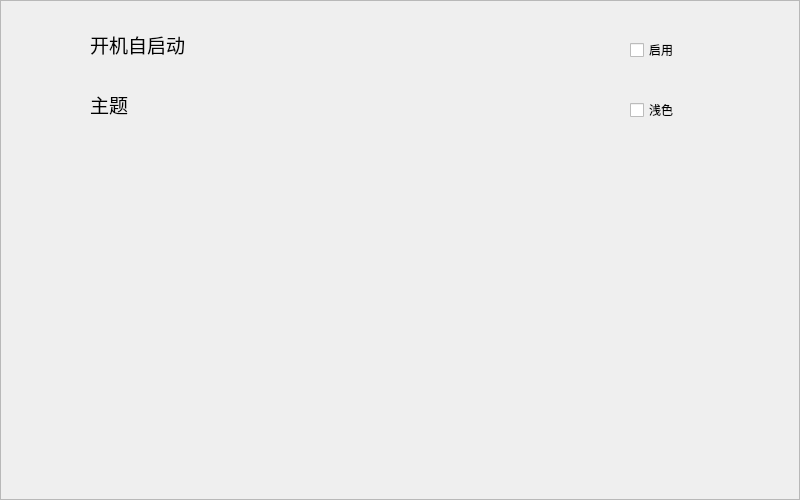
<?xml version="1.0" encoding="UTF-8"?>
<ui version="4.0">
 <class>sets</class>
 <widget class="QWidget" name="sets">
  <property name="geometry">
   <rect>
    <x>0</x>
    <y>0</y>
    <width>800</width>
    <height>500</height>
   </rect>
  </property>
  <property name="windowTitle">
   <string>设置</string>
  </property>
  <layout class="QVBoxLayout" name="verticalLayout" stretch="0">
   <property name="spacing">
    <number>0</number>
   </property>
   <property name="leftMargin">
    <number>0</number>
   </property>
   <property name="topMargin">
    <number>0</number>
   </property>
   <property name="rightMargin">
    <number>0</number>
   </property>
   <property name="bottomMargin">
    <number>0</number>
   </property>
   <item>
    <widget class="SmoothScrollArea" name="scrollArea">
     <property name="widgetResizable">
      <bool>true</bool>
     </property>
     <widget class="QWidget" name="scrollAreaWidgetContents">
      <property name="geometry">
       <rect>
        <x>0</x>
        <y>0</y>
        <width>798</width>
        <height>498</height>
       </rect>
      </property>
      <layout class="QVBoxLayout" name="verticalLayout_2" stretch="0,1">
       <item>
        <layout class="QGridLayout" name="gridLayout">
         <property name="leftMargin">
          <number>80</number>
         </property>
         <property name="topMargin">
          <number>20</number>
         </property>
         <property name="rightMargin">
          <number>80</number>
         </property>
         <property name="verticalSpacing">
          <number>20</number>
         </property>
         <item row="1" column="0" alignment="Qt::AlignmentFlag::AlignLeft|Qt::AlignmentFlag::AlignTop">
          <widget class="SubtitleLabel" name="label_2">
           <property name="styleSheet">
            <string notr="true">font: 14pt;</string>
           </property>
           <property name="text">
            <string>主题</string>
           </property>
          </widget>
         </item>
         <item row="1" column="1" alignment="Qt::AlignmentFlag::AlignRight">
          <widget class="SwitchButton" name="checkBox_2">
           <property name="minimumSize">
            <size>
             <width>80</width>
             <height>40</height>
            </size>
           </property>
           <property name="maximumSize">
            <size>
             <width>80</width>
             <height>40</height>
            </size>
           </property>
           <property name="text">
            <string>浅色</string>
           </property>
          </widget>
         </item>
         <item row="0" column="0" alignment="Qt::AlignmentFlag::AlignLeft|Qt::AlignmentFlag::AlignTop">
          <widget class="SubtitleLabel" name="label">
           <property name="styleSheet">
            <string notr="true">font: 14pt;</string>
           </property>
           <property name="text">
            <string>开机自启动</string>
           </property>
          </widget>
         </item>
         <item row="0" column="1" alignment="Qt::AlignmentFlag::AlignRight|Qt::AlignmentFlag::AlignTop">
          <widget class="SwitchButton" name="checkBox">
           <property name="minimumSize">
            <size>
             <width>80</width>
             <height>40</height>
            </size>
           </property>
           <property name="maximumSize">
            <size>
             <width>80</width>
             <height>40</height>
            </size>
           </property>
           <property name="styleSheet">
            <string notr="true"/>
           </property>
           <property name="text">
            <string>启用</string>
           </property>
          </widget>
         </item>
        </layout>
       </item>
       <item>
        <widget class="TerminalWidget" name="widget" native="true"/>
       </item>
      </layout>
     </widget>
    </widget>
   </item>
  </layout>
 </widget>
 <customwidgets>
  <customwidget>
   <class>SmoothScrollArea</class>
   <extends>QScrollArea</extends>
   <header>qfluentwidgets.components.widgets</header>
   <container>1</container>
  </customwidget>
  <customwidget>
   <class>SubtitleLabel</class>
   <extends>QLabel</extends>
   <header>qfluentwidgets.components.widgets</header>
  </customwidget>
  <customwidget>
   <class>SwitchButton</class>
   <extends>QCheckBox</extends>
   <header>qfluentwidgets.components.widgets</header>
  </customwidget>
  <customwidget>
   <class>TerminalWidget</class>
   <extends>QWidget</extends>
   <header>Fun.QtWidget.FWidget</header>
   <container>1</container>
  </customwidget>
 </customwidgets>
 <resources/>
 <connections/>
</ui>
